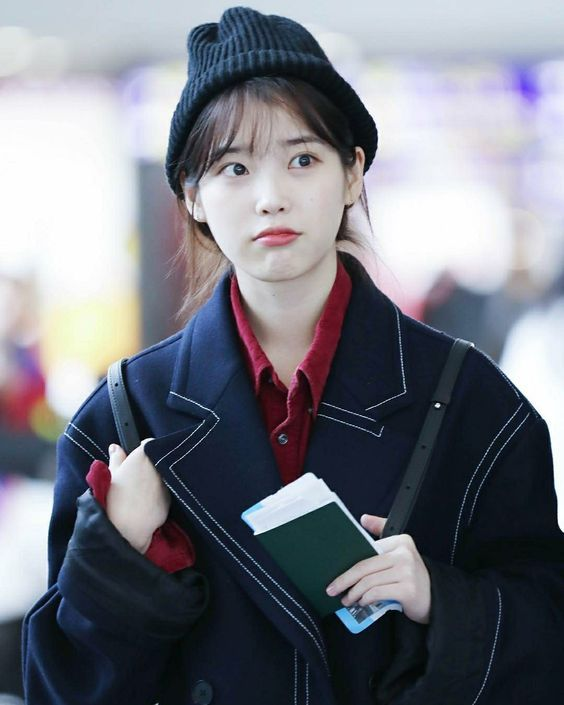
//> input picture 영상처리실험 코드/아이유.jpg, 564 x 705 px
$ ./EdgeDetection   (built with g++ and OpenCV 4)
//> lines starting //> are read from the running program, lines starting //| are printed output that depends on the picture
#include <stdio.h>
#include <opencv2/imgproc.hpp>
#include <opencv2/highgui.hpp>
#include <opencv2/core/core.hpp>
#include <opencv2/opencv.hpp>
#include <opencv2/imgcodecs/imgcodecs.hpp>
#include <opencv2/core/hal/interface.h>
#include <math.h>
#pragma warning (disable:4996)
int filter_x[3][3] = { {-1,0,1},{-1,0,1},{-1,0,1} };
int filter_y[3][3] = { {-1,-1,-1},{0,0,0},{1,1,1} };
using namespace cv;

void main()
{
	int height, width, conv_x, conv_y;
	Mat imgColor = imread("아이유.jpg", IMREAD_COLOR);
//> imgColor is the input picture: 705 rows x 564 cols, CV_8UC3; mean B, G, R 128.9, 119.5, 117.1
	Mat imgGray=imread("아이유.jpg",IMREAD_GRAYSCALE);
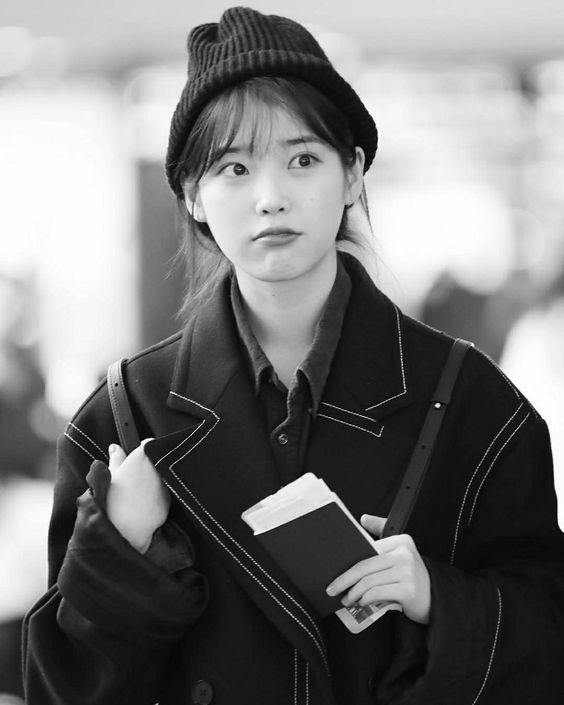
//> imgGray: 705 rows x 564 cols, CV_8UC1; min 0, max 255, mean 119.9
	width = imgGray.cols;
//> width = 564
	height = imgGray.rows;
//> height = 705
	float **conv_mat=new float*[height];
	float max = FLT_MIN, min = FLT_MAX;
	for (int i = 0; i < height; i++)
	{
		conv_mat[i] = new float[width];
	}

	Mat imgEdge(height, width, CV_8UC1);

	for (int y = 0; y < height; y++)
	{
		for (int x = 0; x < width; x++)
		{
			conv_x = 0;
			conv_y = 0;
			for (int i = y - 1; i <= y + 1; i++)
			{
				for (int j = x - 1; j <= x + 1; j++)
				{
					if ((i >= 0 && i < height) && (j >= 0 && j < width))
					{
						conv_x += imgGray.at<uchar>(i, j) * filter_x[i - (y - 1)][j - (x - 1)];
						conv_y += imgGray.at<uchar>(i, j) * filter_y[i - (y - 1)][j - (x - 1)];
					}

				}
			}
			conv_mat[y][x]= sqrtf(powf(conv_x, 2) + powf(conv_y, 2));
			max = (((conv_mat[y][x]) > (max)) ? (conv_mat[y][x]) : (max));
			min = (((conv_mat[y][x]) < (min)) ? (conv_mat[y][x]) : (min));
		}
	}
//> this loop made 705 passes
//> (conv_x, conv_y, max, min) on passes 1 to 3: (-438, 438, 671, 579.8), (-657, 0, 671, 0), (-657, 0, 671, 0)
//> after the loop, conv_x = -33; conv_y = -32; max = 765; min = 0
	for (int y = 0; y < height; y++)
	{
		for (int x = 0; x < width; x++)
		{
			imgEdge.at<uchar>(y, x) = (((conv_mat[y][x] - min) * 255) / (max - min));
		}
	}
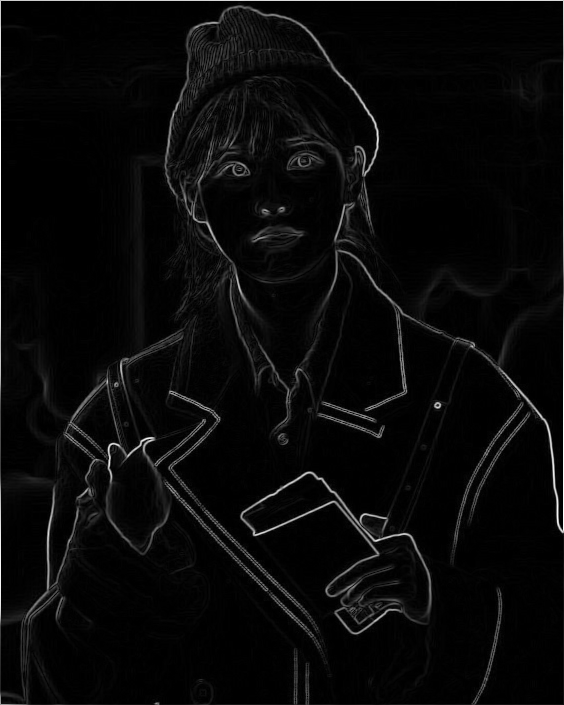
//> imgEdge: 705 rows x 564 cols, CV_8UC1; min 0, max 255, mean 8.9
	imshow("color", imgColor);
	//imwrite("result.jpg", result);
	imshow("result", imgEdge);
	waitKey(50000);
	for (int i = 0; i < height; i++)
	{
		delete[] conv_mat[i];
	}
	delete[] conv_mat;
}

$ run again, with 영상처리실험 코드/assignment3.bmp saved as 영상처리실험 코드/아이유.jpg
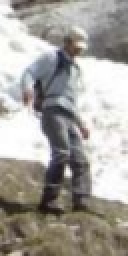
//> input picture 영상처리실험 코드/assignment3.bmp, 64 x 128 px (shown 2 times larger)
//> imgColor is the input picture: 128 rows x 64 cols, CV_8UC3; mean B, G, R 156.1, 161.5, 164.8
//> `Mat imgGray=imread("아이유.jpg",IMREAD_GRAYSCALE);`:
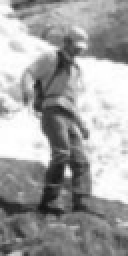
//> imgGray: 128 rows x 64 cols, CV_8UC1 (shown 2 times larger); min 19, max 255, mean 161.9
//> the loop `for (int y = 0; y < height; y++)` made 128 passes
//> (conv_x, conv_y, max, min) on passes 1 to 8: (-292, 302, 682.1, 232.6), (-449, 39, 700.2, 4.12), (-460, -4, 721.5, 1), (-444, -40, 742.3, 1), (-418, -42, 751.1, 1), (-403, -8, 751.1, 1), (-401, 17, 751.1, 1), (-408, 9, 751.1, 1)
//> after the loop `for (int y = 0; y < height; y++)`: conv_x = -230; conv_y = -224; max = 765; min = 0
//> after the loop `for (int y = 0; y < height; y++)`:
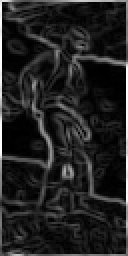
//> imgEdge: 128 rows x 64 cols, CV_8UC1 (shown 2 times larger); min 0, max 255, mean 33.5

$ run again, with 영상처리실험 코드/compare1.bmp saved as 영상처리실험 코드/아이유.jpg
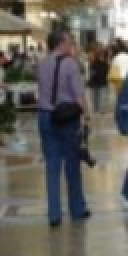
//> input picture 영상처리실험 코드/compare1.bmp, 64 x 128 px (shown 2 times larger)
//> imgColor is the input picture: 128 rows x 64 cols, CV_8UC3; mean B, G, R 92.8, 99.9, 103.2
//> `Mat imgGray=imread("아이유.jpg",IMREAD_GRAYSCALE);`:
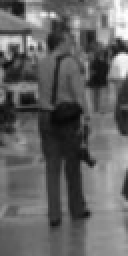
//> imgGray: 128 rows x 64 cols, CV_8UC1 (shown 2 times larger); min 7, max 255, mean 100.1
//> the loop `for (int y = 0; y < height; y++)` made 128 passes
//> (conv_x, conv_y, max, min) on passes 1 to 8: (-398, 404, 719.3, 88), (-608, 40, 719.3, 1), (-629, 29, 719.3, 1), (-654, 40, 719.3, 1), (-683, 57, 719.3, 1), (-713, 32, 719.3, 1), (-740, 16, 740.2, 1), (-750, 8, 750, 1)
//> after the loop `for (int y = 0; y < height; y++)`: conv_x = -304; conv_y = -299; max = 750; min = 0
//> after the loop `for (int y = 0; y < height; y++)`:
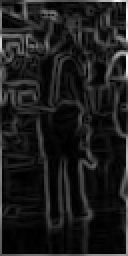
//> imgEdge: 128 rows x 64 cols, CV_8UC1 (shown 2 times larger); min 0, max 255, mean 28.6
